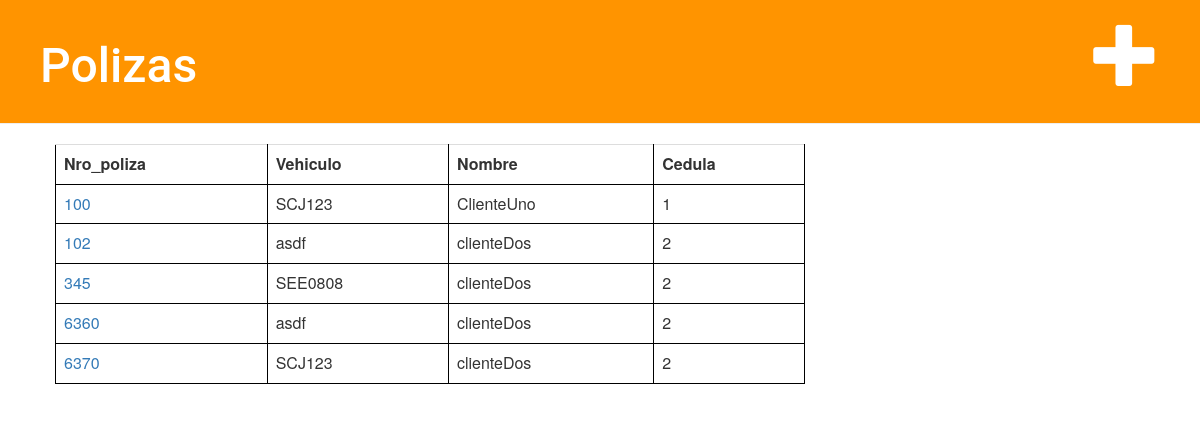
The app's page /poliza/, older data.
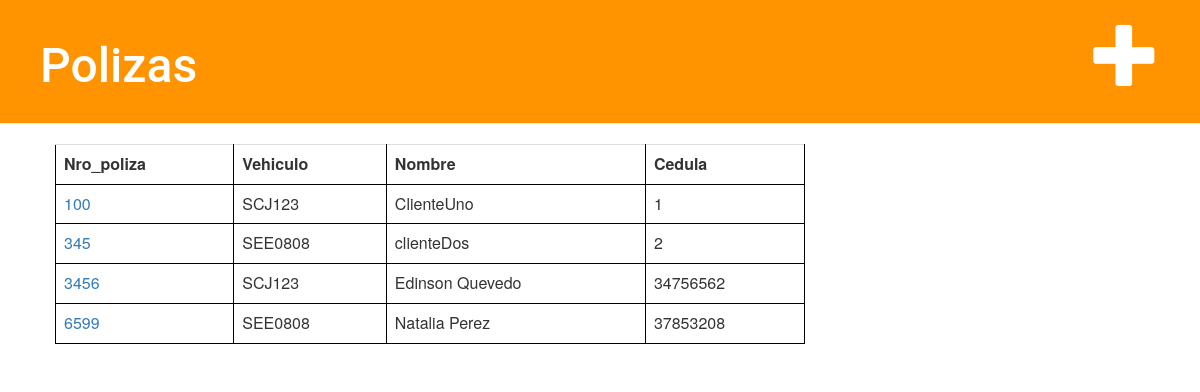
The same page, newer data.
### denuncia/models.py (models this page shows, shortened)
class Poliza(models.Model):
    nro_poliza = models.CharField(primary_key=True, max_length=8)
    cliente = models.ForeignKey('Cliente',on_delete=models.CASCADE,)
    vehiculo = models.ForeignKey('Vehiculo',on_delete=models.CASCADE,)

class Vehiculo(models.Model):
    matricula = models.CharField(primary_key=True, max_length=7)

class Cliente(models.Model):
    cedula = models.CharField(primary_key=True, max_length=8)
    nombre = models.CharField(max_length=30)
    vehiculo = models.ForeignKey('Vehiculo',on_delete=models.CASCADE,)

### denuncia/views.py (the view)
# urls.py: path('poliza/', views.poliza_list, name='poliza_list'),
def poliza_list(request):
    polizas = Poliza.objects.order_by('nro_poliza')
    return render(request, 'poliza/poliza_list.html', {'polizas': polizas})

### denuncia/templates/poliza/poliza_list.html
{% extends 'poliza/base.html' %}
{% block content %}
	<table class='table'>
		<tr>
			<th>Nro_poliza</th><th>Vehiculo</th><th>Nombre</th><th>Cedula</th>
		</tr>
		{% for poliza in polizas %}
			<tr>
				<td> <a href="{% url 'poliza_detail' pk=poliza.nro_poliza %}">{{ poliza.nro_poliza }}</a></td>
				<td>{{ poliza.vehiculo.matricula }} </td>
				<td>{{ poliza.cliente.nombre }} </td>
				<td>{{ poliza.cliente.cedula }} </td>
			</tr>
		{% endfor %}
	</table>
{% endblock %}

Row changes from the older to the newer data that the page shows:
removed Poliza: nro_poliza "102", vehiculo.matricula "asdf", cliente.nombre "clienteDos", cliente.cedula "2"
removed Poliza: nro_poliza "6360", vehiculo.matricula "asdf", cliente.nombre "clienteDos", cliente.cedula "2"
removed Poliza: nro_poliza "6370", vehiculo.matricula "SCJ123", cliente.nombre "clienteDos", cliente.cedula "2"
added Poliza: nro_poliza "3456", vehiculo.matricula "SCJ123", cliente.nombre "Edinson Quevedo", cliente.cedula "34756562"
added Poliza: nro_poliza "6599", vehiculo.matricula "SEE0808", cliente.nombre "Natalia Perez", cliente.cedula "37853208"
